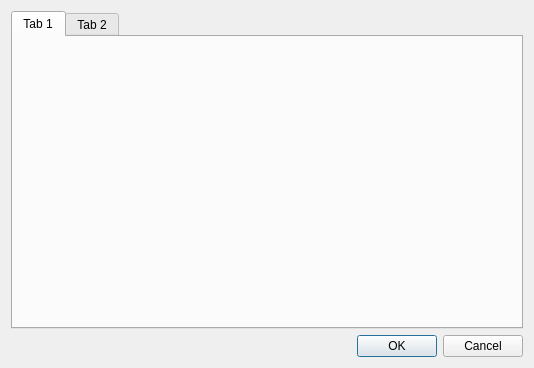
<?xml version="1.0" encoding="UTF-8"?>
<ui version="4.0">
 <class>dialogSettings</class>
 <widget class="QDialog" name="dialogSettings">
  <property name="geometry">
   <rect>
    <x>0</x>
    <y>0</y>
    <width>534</width>
    <height>368</height>
   </rect>
  </property>
  <property name="windowTitle">
   <string>Preferences - kreenshot-editor</string>
  </property>
  <layout class="QVBoxLayout" name="verticalLayout">
   <item>
    <widget class="QTabWidget" name="tabWidgetMain">
     <property name="currentIndex">
      <number>0</number>
     </property>
     <widget class="QWidget" name="tab">
      <attribute name="title">
       <string>Tab 1</string>
      </attribute>
     </widget>
     <widget class="QWidget" name="tab_2">
      <attribute name="title">
       <string>Tab 2</string>
      </attribute>
     </widget>
    </widget>
   </item>
   <item>
    <widget class="QDialogButtonBox" name="buttonBoxMain">
     <property name="orientation">
      <enum>Qt::Horizontal</enum>
     </property>
     <property name="standardButtons">
      <set>QDialogButtonBox::Cancel|QDialogButtonBox::Ok</set>
     </property>
    </widget>
   </item>
  </layout>
 </widget>
 <resources/>
 <connections>
  <connection>
   <sender>buttonBoxMain</sender>
   <signal>accepted()</signal>
   <receiver>dialogSettings</receiver>
   <slot>accept()</slot>
   <hints>
    <hint type="sourcelabel">
     <x>248</x>
     <y>254</y>
    </hint>
    <hint type="destinationlabel">
     <x>157</x>
     <y>274</y>
    </hint>
   </hints>
  </connection>
  <connection>
   <sender>buttonBoxMain</sender>
   <signal>rejected()</signal>
   <receiver>dialogSettings</receiver>
   <slot>reject()</slot>
   <hints>
    <hint type="sourcelabel">
     <x>316</x>
     <y>260</y>
    </hint>
    <hint type="destinationlabel">
     <x>286</x>
     <y>274</y>
    </hint>
   </hints>
  </connection>
 </connections>
</ui>
